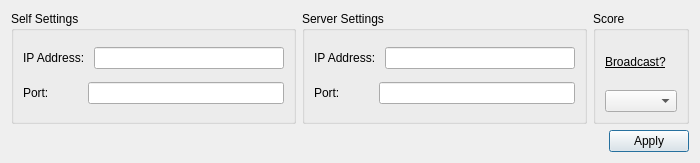
<?xml version="1.0" encoding="UTF-8"?>
<ui version="4.0">
 <class>SettingsDialog</class>
 <widget class="QDialog" name="SettingsDialog">
  <property name="geometry">
   <rect>
    <x>0</x>
    <y>0</y>
    <width>700</width>
    <height>163</height>
   </rect>
  </property>
  <property name="maximumSize">
   <size>
    <width>700</width>
    <height>163</height>
   </size>
  </property>
  <property name="windowTitle">
   <string>Dialog</string>
  </property>
  <layout class="QGridLayout" name="gridLayout">
   <item row="0" column="0">
    <widget class="QGroupBox" name="groupBox">
     <property name="title">
      <string>Self Settings</string>
     </property>
     <layout class="QVBoxLayout" name="verticalLayout">
      <item>
       <layout class="QHBoxLayout" name="horizontalLayout_5">
        <item>
         <widget class="QLabel" name="ipAddressLabel">
          <property name="text">
           <string>IP Address: </string>
          </property>
         </widget>
        </item>
        <item>
         <widget class="QLineEdit" name="selfIpAddressLineEdit">
          <property name="focusPolicy">
           <enum>Qt::NoFocus</enum>
          </property>
         </widget>
        </item>
       </layout>
      </item>
      <item>
       <layout class="QHBoxLayout" name="horizontalLayout_2">
        <item>
         <widget class="QLabel" name="portNumberLabel">
          <property name="text">
           <string>Port:          </string>
          </property>
         </widget>
        </item>
        <item>
         <widget class="QLineEdit" name="selfPortLineEdit">
          <property name="focusPolicy">
           <enum>Qt::NoFocus</enum>
          </property>
         </widget>
        </item>
       </layout>
      </item>
     </layout>
    </widget>
   </item>
   <item row="0" column="1">
    <widget class="QGroupBox" name="groupBox_2">
     <property name="sizePolicy">
      <sizepolicy hsizetype="Preferred" vsizetype="Expanding">
       <horstretch>0</horstretch>
       <verstretch>0</verstretch>
      </sizepolicy>
     </property>
     <property name="title">
      <string>Server Settings</string>
     </property>
     <layout class="QVBoxLayout" name="verticalLayout_2">
      <item>
       <layout class="QHBoxLayout" name="horizontalLayout_4">
        <item>
         <widget class="QLabel" name="label">
          <property name="text">
           <string>IP Address: </string>
          </property>
         </widget>
        </item>
        <item>
         <widget class="QLineEdit" name="serverIpAddressLineEdit"/>
        </item>
       </layout>
      </item>
      <item>
       <layout class="QHBoxLayout" name="horizontalLayout_3">
        <item>
         <widget class="QLabel" name="label_2">
          <property name="text">
           <string>Port:          </string>
          </property>
         </widget>
        </item>
        <item>
         <widget class="QLineEdit" name="serverPortLineEdit">
          <property name="focusPolicy">
           <enum>Qt::NoFocus</enum>
          </property>
         </widget>
        </item>
       </layout>
      </item>
     </layout>
    </widget>
   </item>
   <item row="0" column="2">
    <widget class="QGroupBox" name="payGroupBox">
     <property name="title">
      <string>Score</string>
     </property>
     <layout class="QVBoxLayout" name="verticalLayout_3">
      <item>
       <widget class="QLabel" name="label_3">
        <property name="font">
         <font>
          <pointsize>9</pointsize>
          <underline>true</underline>
         </font>
        </property>
        <property name="text">
         <string>Broadcast?</string>
        </property>
       </widget>
      </item>
      <item>
       <widget class="QComboBox" name="scoreComboBox"/>
      </item>
     </layout>
    </widget>
   </item>
   <item row="1" column="0" colspan="3">
    <layout class="QHBoxLayout" name="horizontalLayout">
     <property name="spacing">
      <number>7</number>
     </property>
     <property name="sizeConstraint">
      <enum>QLayout::SetDefaultConstraint</enum>
     </property>
     <item>
      <spacer name="horizontalSpacer">
       <property name="orientation">
        <enum>Qt::Horizontal</enum>
       </property>
       <property name="sizeHint" stdset="0">
        <size>
         <width>40</width>
         <height>20</height>
        </size>
       </property>
      </spacer>
     </item>
     <item>
      <widget class="QPushButton" name="applyButton">
       <property name="text">
        <string>Apply</string>
       </property>
      </widget>
     </item>
    </layout>
   </item>
  </layout>
 </widget>
 <resources/>
 <connections/>
</ui>
